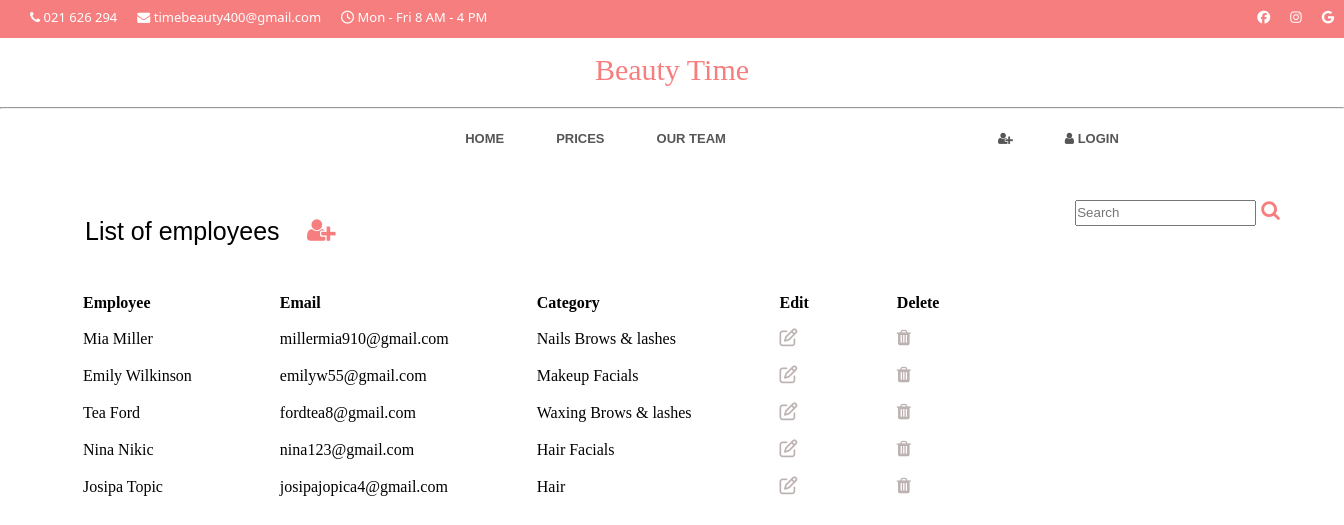
Screenshot of /employees_list/ with the database file from the repository.
### app1/models.py (models this page shows, shortened)
class Users(AbstractUser):
    email = models.EmailField()
    ROLES = (('employee', 'employee'), ('user', 'user'))
    role = models.CharField(max_length=50, choices=ROLES)
    phone = PhoneField(blank = True)
    category = models.ManyToManyField(ServiceCategory, related_name='users')
    image = models.ImageField(upload_to='images/', blank=True)

class ServiceCategory(models.Model):
    name = models.CharField(max_length=255)
    image = models.ImageField(upload_to='images/', blank=True)

### app1/views.py (the view)
# urls.py: path('employees_list/', views.employees_list, name = 'employees_list'),
def employees_list(request):
    if 'q' in request.GET:
        q = request.GET['q']
        names = q.split()
        if len(names) >= 2:
            first_name, last_name = names[0], names[-1]
        else:
            first_name, last_name = q, q
        first_name_q = Q(first_name__icontains=first_name)
        last_name_q = Q(last_name__icontains=last_name)
        email_q = Q(email__icontains=q)
        employees = Users.objects.filter(role='employee').filter(first_name_q | last_name_q | email_q)
    else:
        employees = Users.objects.filter(role = 'employee')
    return render(request, 'employees_list.html', {'employees':employees})

### app1/templates/employees_list.html (shortened to what this page needs)
{% extends 'base.html' %}
{% block employees_list_block %}
<div class="searchBar">
    <nav class="navbar bg-body-tertiary">
        <div class="container-fluid">
          <form class="d-flex" role="search">
            <input class="form-control me-2" name="q" type="search" placeholder="Search" aria-label="Search" id="search_input">
            <button class="icons" style="color:#f77e7e;font-size: 20px;"><i class="fa fa-search"></i></button></a>
          </form>
        </div>
    </nav><br>
</div>
<h2 id="list_title">List of employees</h2><br><br>
<a href="{% url 'add_employee' %}"><button class="icons_new_employee" style="color:#f77e7e;font-size:25px;"><i class="fa fa-user-plus"></i></button></a>
<table id="users_table" class="spaced-table">
    <tr>
        <th>Employee</th>
        <th>Email</th>
        <th>Category</th>
        <th>Edit</th>
        <th>Delete</th>
    </tr>
    {% for employee in employees %}
        <tr>
            <td>{{employee.first_name}} {{employee.last_name}}</td>
            <td>{{employee.email}}</td>
            <td>
                {% for category in employee.category.all %}
                    {{category.name}}
                {% endfor %}
            </td>
            <td><a href="{%url 'update_employee' employee_id=employee.id %}"><button class="icons" style="color:#bdb2b2; font-size: 18px;"><i class="fa fa-edit"></i></button></a></td></a></td>
            <td><a href="{%url 'delete_employee' employee_id=employee.id %}"><button class="icons" style="color:#bdb2b2; font-size: 18px;"><i class="fa fa-trash"></i></button></a></td></a></td>
        </tr>
    {% endfor %}
</table>
{% endblock %}

### app1/templates/base.html (shortened to what this page needs)
<!DOCTYPE html>
<html lang="en">
<head>
    <link rel="stylesheet" href="/static/css/style.css">
    <link rel="stylesheet" href="https://cdn.jsdelivr.net/npm/flatpickr/dist/flatpickr.min.css">
    <link rel="stylesheet" href="https://cdnjs.cloudflare.com/ajax/libs/font-awesome/4.7.0/css/font-awesome.min.css">
    <link rel="stylesheet" href="https://cdnjs.cloudflare.com/ajax/libs/font-awesome/4.7.0/css/font-awesome.min.css">
    <link href="https://cdnjs.cloudflare.com/ajax/libs/fullcalendar/5.10.0/main.min.css" rel="stylesheet">
</head>
<body>
        <div class="logo">
            <ul>
                <li><i class="fa fa-phone" aria-hidden="true"></i> 021 626 294</li>
                <li><i class="fa fa-envelope" aria-hidden="true"></i> timebeauty400@gmail.com</li>
                <li><i class="fa fa-clock-o" aria-hidden="true"></i> Mon - Fri 8 AM - 4 PM</li>
                <div id="social_icons">
                    <li><i class="fa fa-facebook" aria-hidden="true"></i></li>
                    <li><i class="fa fa-instagram" aria-hidden="true"></i></li>
                    <li><i class="fa fa-google" aria-hidden="true"></i></li>
                </div>
            </ul>
        </div>
        <h2 id="main_title">Beauty Time</h2>
        <hr id="navigation_hr">
        <div class="navbar">
            <ul class="navigation_ul">
                {% if user.is_authenticated and user.role == 'user' %}
                    <li><a href="{% url 'index' %}">Home</a></li>
                    <li><a href="{% url 'price_list' %}">Prices</a></li>
                    <li><a href="{% url 'our_team' %}">Our team</a></li>
                    <li><a href="{% url 'reservation_service' %}">Online reservation</a></li>
                    <li><a href="{% url 'add_review' %}">Add review</a></li>
                {% elif user.is_authenticated and user.role == 'employee' %}
                    <li><a href="{% url 'index' %}">Home</a></li>
                    <li><a href="{% url 'price_list' %}">Prices</a></li>
                    <li><a href="{% url 'our_team' %}">Our team</a></li>
                    <li><a href="{% url 'reservation_service' %}">Online reservation</a></li>
                {% elif request.user.is_anonymous %}
                    <li><a href="{% url 'index' %}">Home</a></li>
                    <li><a href="{% url 'price_list' %}">Prices</a></li>
                    <li><a href="{% url 'our_team' %}">Our team</a></li>
                    <li style="position: relative;left: 220px"><a href= "{% url 'register' %}" style="color: rgb(87, 85, 85);"><i class="fa fa-user-plus" aria-hidden="true"></i></a></li>
                    <li style="position: relative;left:220px;"><a href="{% url 'login' %}" style="text-decoration: none;color: rgb(87, 85, 85);"> <i class="fa fa-user" aria-hidden="true"></i> Login</a></li>
                {% endif %}
            </ul>
        </div>
</html>
    {%block employees_list_block %}
    {% endblock %}
</body>
</html>

### app1/static/css/style.css (style rules this page uses)
.icons { background-color: white; border: none; }
.icons_new_employee { background-color: white; border: none; position: relative; bottom: 53px; margin-left: 250px; }
table, th, td { padding: 5px; }
table { border-spacing: 15px; }
th { text-align: left; }

### app1/templates/base.html (style rules this page uses)
.navbar { background-color: #fff; color: rgb(87, 85, 85); opacity: 1; height: 0px; width: 100%; margin-top: 30px; font-size: 20px; z-index: 40; }
* { margin: 0; padding: 0; }
ul { list-style-type: none; margin: 0; padding: 0; justify-content: center; }
ul { display: flex; justify-content: flex-start; align-items: flex-start; position: relative; bottom: 22px; }
.navigation_ul { display: flex; justify-content: center; align-items: center; position: relative; bottom: 22px; text-transform: uppercase; }
li { float: left; }
li a { display: block; color: rgb(87, 85, 85); font-family: Arial, Helvetica, sans-serif; font-size: 13px; padding: 14px 16px; text-align: start; text-decoration: none; font-weight: bold; }
li a { text-decoration: none; }
.logo { font-size: 13px; font-family:system-ui; background-color: #f77e7e; padding: 10px; color: #fff; max-height: 20px; }
li { display: inline-block; position: relative; top: 20px; text-align: start; margin-left: 20px; }
#social_icons { position: relative; left: 750px; }
#main_title { font-weight: 300; font-family: 'Times New Roman', Times, serif; color: #f77e7e; text-align: center; font-size: 30px; margin-top: 15px; }
#navigation_hr { top: 20px; position: relative; }

### app1/templates/employees_list.html (style rules this page uses)
#list_title { font-family: Arial, Helvetica, sans-serif; font-size: 25px; position: relative; margin-left: 85px; top: 50px; font-weight: 400; }
#users_table { position: relative; left: 75px; top: 25px; }
.icons_new_employee { position: relative; top: -16px; left: 57px; }
#search_input { height: 26px; }
.searchBar { position: relative; margin-left: 80%; top: 50px; }
.spaced-table { border-collapse: collapse; }
.spaced-table th, .spaced-table td { padding: 8px; }
.spaced-table th:not(:last-child), .spaced-table td:not(:last-child) { padding-right: 80px; }

### rows the page displays
Users: first_name "Mia", last_name "Miller", email "millermia910@gmail.com"
ServiceCategory: name "Nails"
ServiceCategory: name "Brows & lashes"
Users: first_name "Emily", last_name "Wilkinson", email "emilyw55@gmail.com"
ServiceCategory: name "Makeup"
ServiceCategory: name "Facials"
Users: first_name "Tea", last_name "Ford", email "fordtea8@gmail.com"
ServiceCategory: name "Waxing"
Users: first_name "Nina", last_name "Nikic", email "nina123@gmail.com"
ServiceCategory: name "Hair"
Users: first_name "Josipa", last_name "Topic", email "josipajopica4@gmail.com"
